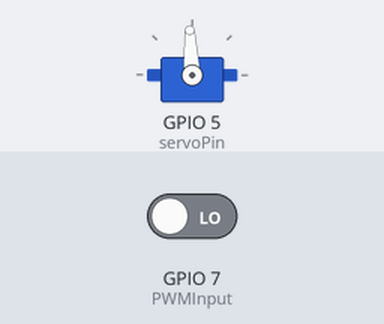
Simulated run of this sketch. Board: ESP32-S3. Shown: servo. The test bench sets the inputs (shaded band); at power-on: GPIO 7 (PWMInput) LOW. What the sketch prints to the serial monitor is not drawn.

Above: at 1.2 s.
1.3 s: GPIO 7 (PWMInput) driven HIGH
Timing chart, 0 to 4.9 s (numbered marks = the images above; inputs shaded):
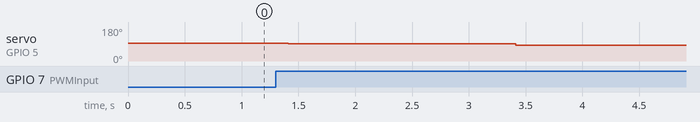

Measured:
- after the input at 1.3 s, servo on GPIO 5 (servoPin): 93° → 92° after 0.11 s, → 83° 2.0 s later

The sketch:

neo_filter.ino
```cpp
#include <ESP32Servo.h>
#include <HardwareSerial.h>

// Pines
#define chPinA 2
#define chPinB 4
#define servoPin 5
#define PWMInput 7

//timer

hw_timer_t *timer = NULL;
bool timer_flag = false;

// Variables globales
Servo myservo;
HardwareSerial MySerial(1);
bool init_state = false;
volatile long motorPosition = 0;

// PID
volatile long targetPosition = 0;
float ki = 0.00005;
float kp = 0.00001;
float kd = 0.00005;
volatile double controlSignal = 0;
double previousTime = 0;
double error_k_1 = 0;
double error_k_2 = 0;
double errorIntegral = 0;
double currentTime = 0;
const double deltaTime = 0.01;
double error_k = 0;
double edot = 0;
volatile double prev_controlSignal = 0.0;
double u_s = 0.0;
double u_max = 1;
double u_min = -1;

// PWM
int PWMValue = 0;
int motorDirection = 0;

//filter

const int win_size = 10;
volatile float readings[win_size] = {0};
volatile float sum = 0;
volatile int indexx = 0;

void setup() {
  Serial.begin(115200);
  myservo.attach(servoPin);
  MySerial.begin(1000000, SERIAL_8N1, 44, 43);

  // Configurar pines
  pinMode(chPinA, INPUT_PULLUP);
  pinMode(chPinB, INPUT_PULLUP);
  pinMode(PWMInput, INPUT);

  targetPosition = GetPWM(PWMInput);

  Timer_Init();

}

void loop() {
  if (timer_flag){
    checkencoder();
    calculatePID();
    timer_flag = false;

  }
  targetpos();
  driveMotor();
  printValues();
}

void driveMotor() {
  // Determinar dirección
  motorDirection = (controlSignal < 0) ? -1 : (controlSignal > 0) ? 1 : 0;

  // Calcular PWM
  PWMValue = (int)fabs(controlSignal);
  PWMValue = map(PWMValue, 0, 1, 0, 90);

  if (motorDirection == -1) {
    myservo.writeMicroseconds(1490 - PWMValue);
  } else if (motorDirection == 1) {
    myservo.writeMicroseconds(1501 + PWMValue);
  } else {
    myservo.writeMicroseconds(1500);
  }
}


void printValues() {
  Serial.print("Position: ");
  Serial.println(motorPosition);
  Serial.print("Error: ");
  Serial.println(error_k);
  Serial.print("PWMm: ");
  Serial.println(PWMValue);
}

void targetpos() {
  if (MySerial.available() > 0) {

    String velString = MySerial.readStringUntil('\n');

    if(velString == "init_uart"){
      init_state = true;
    }
    else if(velString == "close_uart"){
      init_state = false;
    }
    else if (init_state){
    targetPosition = velString.toInt();
    }
  }
}

void calculatePID() {

  error_k = motorPosition - targetPosition;

  controlSignal = prev_controlSignal + error_k * (kd/deltaTime + kp + ki*deltaTime) - error_k_1 * (2*kd/deltaTime + kp) + error_k_2*ki*deltaTime;

  error_k_2 = error_k_1;
  error_k_1 = error_k;

  controlSignal = saturation(controlSignal);

  prev_controlSignal = controlSignal;
}

void checkencoder() {
  int rawReading = GetPWM(PWMInput);

  sum = sum - readings[indexx];
  readings[indexx] = rawReading;
  sum = sum + rawReading;
  indexx = (indexx + 1) % win_size;

  motorPosition = sum / win_size;
}


int GetPWM(int pin)
{
  unsigned long highTime = pulseIn(pin, HIGH, 10);

  if (highTime == 0)
    return digitalRead(pin);

  return highTime;
}

void ARDUINO_ISR_ATTR onTimer() {
  if(timer_flag == false)
  {
    timer_flag = true;
  }

}

void Timer_Init(void)
{
  timer = timerBegin(1000000);
  timerAttachInterrupt(timer, &onTimer);
  timerAlarm(timer, 10000, true, 0);

}

double saturation(double u){
    return min(max(u, u_min), u_max);
}
```
